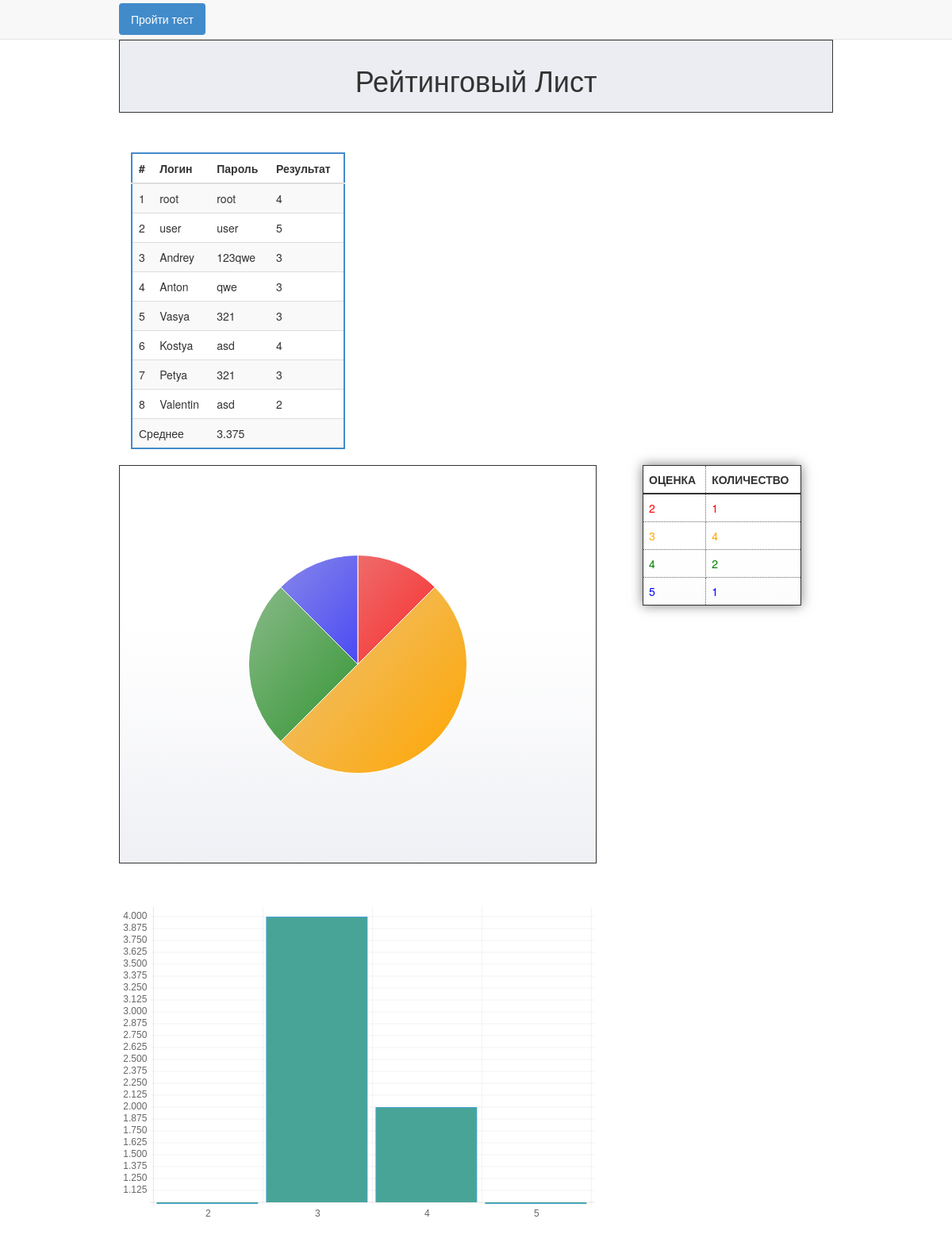
The page / on the database its author committed.
### tables this page shows
CREATE TABLE IF NOT EXISTS `Users` (
`id_user` int(5) NOT NULL,
  `login` varchar(100) NOT NULL,
  `password` varchar(20) NOT NULL,
  `rating` float DEFAULT NULL
);

### class.php (called while the page is built, shortened)
<?php
class Db{
    protected static $_instance = null;
    protected $_db;
    private function __construct() {
        $this->_db=new PDO('mysql:host=localhost;dbname=knitu','root','');
    }
    static function getInstance(){
        if(Db::$_instance==null){
            Db::$_instance=new Db();
        }
        return self::$_instance;
    }
    function ratingDiag(){
        $this->_db->exec('SET NAMES utf8');
        $sql="SELECT rating,count(rating) as count FROM Users GROUP BY rating";
        $sth=$this->_db->query($sql);
        $result = $sth->fetchall();
        return $result;
    }
    function showList(){
        $this->_db->exec('SET NAMES utf8');
        $sql="SELECT * FROM Users";
        $sth=$this->_db->query($sql);
        $result = $sth->fetchall();
        return $result;
    }
}

### index.php (the view, shortened to what this page needs)
<?php
require 'class.php';
$sh=Db::getInstance();
$users=$sh->showList();
$rating=$sh->ratingDiag();
$k=0;
$ratsum=0;
foreach ($rating as $value) {
    $ratsum=$ratsum+$value['rating']*$value['count'];
    $k=$k+$value['count'];
}
?>
<!DOCTYPE html>
<html>
<head>
<link href="css/style.css" rel="stylesheet">
<link href="css/dist/css/bootstrap.css" rel="stylesheet">
</head>
<body>
<nav class="navbar navbar-default navbar-fixed-top" role="navigation">
    <div id="container">
    <ul class="nav nav-pills" style="margin-top:4px;">
         <li role="presentation" class="active"><a href="signin.php">Пройти тест</a></li>
    </ul>
    </div>
</nav>
<div id="container">
<div class="wideBox" style="margin-top:10px;">
    <h1>Рейтинговый Лист</h1>
</div>
<div class="col-md-6" style="width:300px;">
            <table class="table table-striped" style="border:2px solid #428bca;">
                <thead>
            <tr>
                <th>#</th>
                <th>Логин</th>
                <th>Пароль</th>
                <th>Результат</th>
            </tr>
        </thead>
        <tbody>
                <?php
                    foreach ($users as $user) {
                       echo "<tr><td>$user[0]</td><td>$user[1]</td><td>$user[2]</td><td>$user[3]</td></tr>";
                    }
                    echo "<tr><td colspan='2'>Среднее</td><td colspan='2'>".$ratsum/$k."</td></tr>";
                ?>
        </tbody>
    </table>
</div>
<canvas id="chart" width="600" height="500"></canvas>
<table id="chartData">
    <tr>
      <th>Оценка</th><th>Количество</th>
    </tr>
    <?php
    foreach($rating as $value){
        switch ($value[0]){
            case 2: echo    '<tr style="color: red">
                                <td>'.$value[0].'</td><td>'.$value[1].'</td>
                            </tr>'; break;
            case 3: echo    '<tr style="color: orange">
                                <td>'.$value[0].'</td><td>'.$value[1].'</td>
                            </tr>'; break;
            case 4: echo    '<tr style="color: green">
                                <td>'.$value[0].'</td><td>'.$value[1].'</td>
                            </tr>'; break;
            case 5: echo    '<tr style="color: blue">
                                <td>'.$value[0].'</td><td>'.$value[1].'</td>
                            </tr>'; break;
        }
    }
    ?>
</table>
<canvas id="income" width="600" height="400"></canvas>
        <script>
            var income = document.getElementById("income").getContext("2d");
            var barData = {
                labels : [<?php foreach ($rating as $value) {
                                    echo $value['rating'].",";
                                }?>],
                datasets : [
                    {
                        fillColor : "#48A497",
                        strokeColor : "#48A4D1",
                        data : [<?php foreach ($rating as $value) {
                                    echo $value['count'].",";
                                }?>]
                    }
                ]
            }
           new Chart(income).Bar(barData);
        </script>
</div>
</body>
</html>

### css/style.css (style rules this page uses)
body { background: #fff; color: #333; font-family: "Trebuchet MS", Verdana, Arial, Helvetica, sans-serif; font-size: 0.9em; padding: 40px; }
.wideBox { clear: both; text-align: center; margin-bottom: 50px; padding: 10px; background: #ebedf2; border: 1px solid #333; line-height: 80%; }
#container { width: 900px; margin: 0 auto; }
#chart, #chartData { border: 1px solid #333; background: #ebedf2 url("images/gradient.png") repeat-x 0 0; }
#chart { display: block; margin: 0 0 50px 0; float: left; cursor: pointer; }
#chartData { width: 200px; margin: 0 40px 0 0; float: right; border-collapse: collapse; box-shadow: 0 0 1em rgba(0, 0, 0, 0.5); -moz-box-shadow: 0 0 1em rgba(0, 0, 0, 0.5); -webkit-box-shadow: 0 0 1em rgba(0, 0, 0, 0.5); background-position: 0 -100px; }
#chartData th, #chartData td { padding: 0.5em; border: 1px dotted #666; text-align: left; }
#chartData th { border-bottom: 2px solid #333; text-transform: uppercase; }
#chartData td { cursor: pointer; }

### rows shown on the page
users: id_user "1", login "root", password "root", rating "4"
users: id_user "2", login "user", password "user", rating "5"
users: id_user "3", login "Andrey", password "123qwe", rating "3"
users: id_user "4", login "Anton", password "qwe", rating "3"
users: id_user "5", login "Vasya", password "321", rating "3"
users: id_user "6", login "Kostya", password "asd", rating "4"
users: id_user "7", login "Petya", password "321", rating "3"
users: id_user "8", login "Valentin", password "asd", rating "2"

### other values the page prints
$ratsum/$k "3.375"
$value[0] "2"
$value[1] "1"
$value[0] "3"
$value[1] "4"
$value[0] "4"
$value[1] "2"
$value[0] "5"
chart data {{ $value['rating'] }} 2, 3, 4, 5
chart data {{ $value['count'] }} 1, 4, 2, 1
